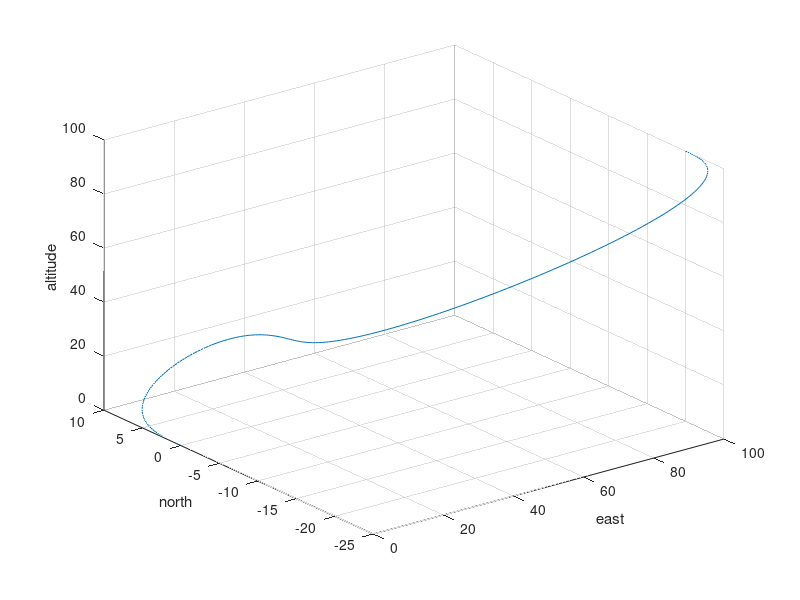
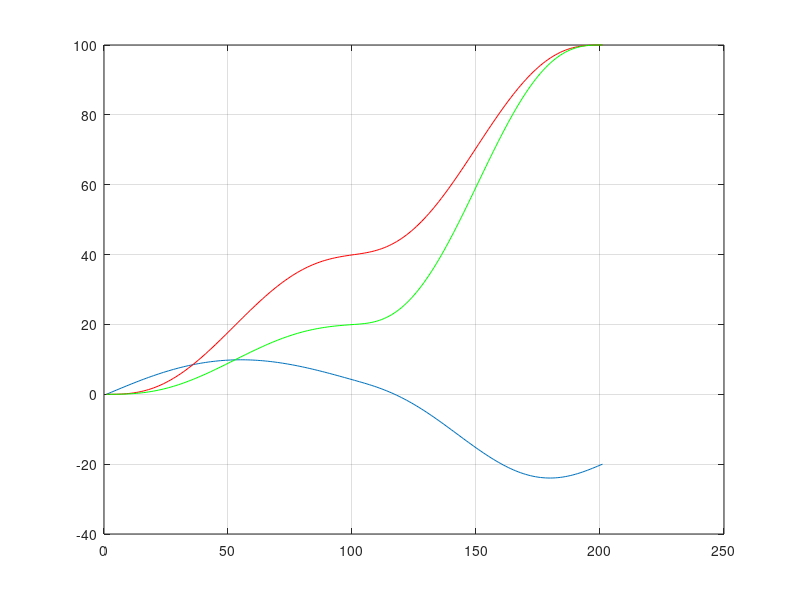
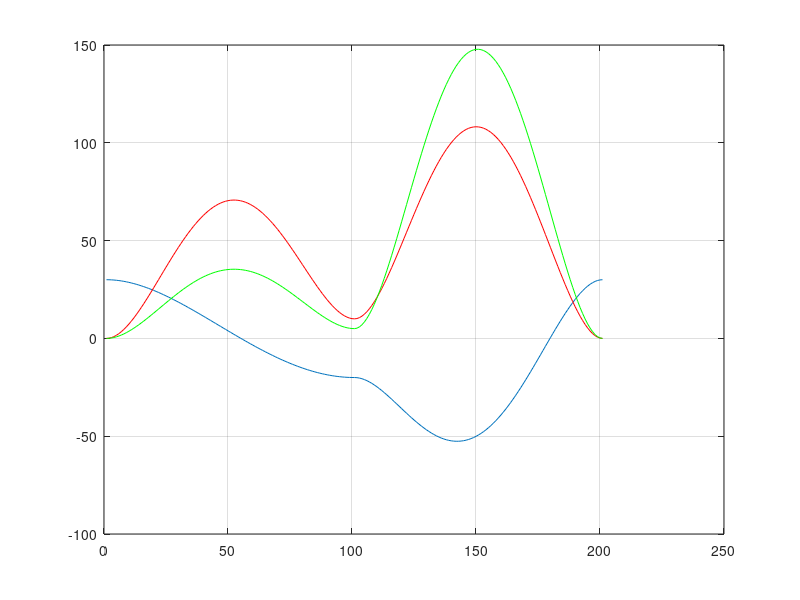
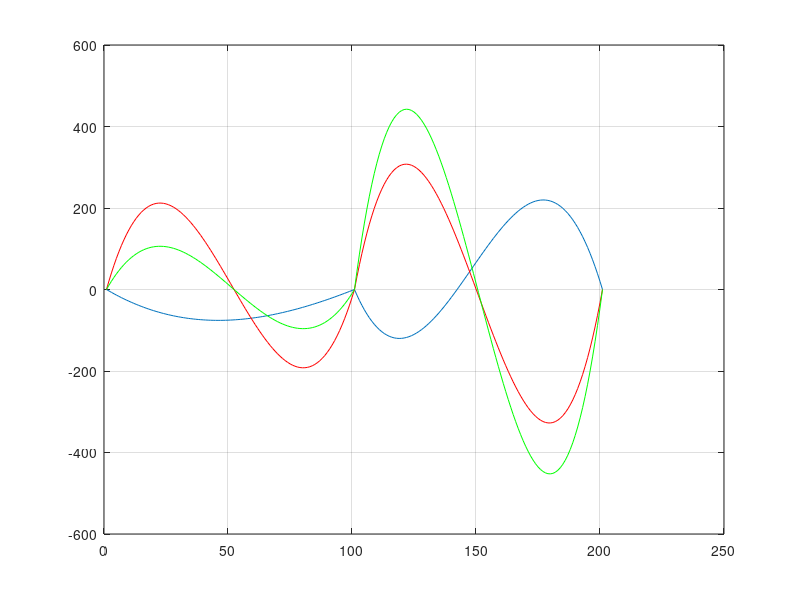

The MATLAB source for these figures, in order:
%%
A = [0 0 0 0 0 1;
    0 0 0 0 1 0;
    0 0 0 1 0 0;
    1 1 1 1 1 1;
    5 4 3 2 1 0;
    20 12 6 2 0 0];
B1 = [0 0 0;30 0 0;0 0 0;4 40 20;-20 10 5;0 0 0];
alp = A\B1;
tau = 0:0.01:1;k = 1;
for tau = 0:0.01:1
    x(k) = alp(1,1)*tau^5 + alp(2,1)*tau^4 + alp(3,1)*tau^3 ...
        + alp(4,1)*tau^2 + alp(5,1)*tau + alp(6,1);
    xd(k) = 5*alp(1,1)*tau^4 + 4*alp(2,1)*tau^3 + 3*alp(3,1)*tau^2 ...
        + 2*alp(4,1)*tau + alp(5,1);
    xdd(k) = 20*alp(1,1)*tau^3 + 12*alp(2,1)*tau^2 + 6*alp(3,1)*tau ...
        + 2*alp(4,1);
    y(k) = alp(1,2)*tau^5 + alp(2,2)*tau^4 + alp(3,2)*tau^3 ...
        + alp(4,2)*tau^2 + alp(5,2)*tau + alp(6,2);
    yd(k) = 5*alp(1,2)*tau^4 + 4*alp(2,2)*tau^3 + 3*alp(3,2)*tau^2 ...
        + 2*alp(4,2)*tau + alp(5,2);
    ydd(k) = 20*alp(1,2)*tau^3 + 12*alp(2,2)*tau^2 + 6*alp(3,2)*tau ...
        + 2*alp(4,2);
    z(k) = alp(1,3)*tau^5 + alp(2,3)*tau^4 + alp(3,3)*tau^3 ...
        + alp(4,3)*tau^2 + alp(5,3)*tau + alp(6,3);
    zd(k) = 5*alp(1,3)*tau^4 + 4*alp(2,3)*tau^3 + 3*alp(3,3)*tau^2 ...
        + 2*alp(4,3)*tau + alp(5,3);
    zdd(k) = 20*alp(1,3)*tau^3 + 12*alp(2,3)*tau^2 + 6*alp(3,3)*tau ...
        + 2*alp(4,3);
    k = k+1;
end
k = k-1;
B2 = [4 40 20;-20 10 5;0 0 0;-20 100 100;30 0 0;0 0 0];
alp = A\B2;
for tau = 0:0.01:1
    x(k) = alp(1,1)*tau^5 + alp(2,1)*tau^4 + alp(3,1)*tau^3 ...
        + alp(4,1)*tau^2 + alp(5,1)*tau + alp(6,1);
    xd(k) = 5*alp(1,1)*tau^4 + 4*alp(2,1)*tau^3 + 3*alp(3,1)*tau^2 ...
        + 2*alp(4,1)*tau + alp(5,1);
    xdd(k) = 20*alp(1,1)*tau^3 + 12*alp(2,1)*tau^2 + 6*alp(3,1)*tau ...
        + 2*alp(4,1);
    y(k) = alp(1,2)*tau^5 + alp(2,2)*tau^4 + alp(3,2)*tau^3 ...
        + alp(4,2)*tau^2 + alp(5,2)*tau + alp(6,2);
    yd(k) = 5*alp(1,2)*tau^4 + 4*alp(2,2)*tau^3 + 3*alp(3,2)*tau^2 ...
        + 2*alp(4,2)*tau + alp(5,2);
    ydd(k) = 20*alp(1,2)*tau^3 + 12*alp(2,2)*tau^2 + 6*alp(3,2)*tau ...
        + 2*alp(4,2);
    z(k) = alp(1,3)*tau^5 + alp(2,3)*tau^4 + alp(3,3)*tau^3 ...
        + alp(4,3)*tau^2 + alp(5,3)*tau + alp(6,3);
    zd(k) = 5*alp(1,3)*tau^4 + 4*alp(2,3)*tau^3 + 3*alp(3,3)*tau^2 ...
        + 2*alp(4,3)*tau + alp(5,3);
    zdd(k) = 20*alp(1,3)*tau^3 + 12*alp(2,3)*tau^2 + 6*alp(3,3)*tau ...
        + 2*alp(4,3);
    k = k+1;
end
figure(1);
plot3(y,x,z); grid; xlabel('east');ylabel('north');zlabel('altitude');
figure(2);
plot(x);hold on;
plot(y,'r');
plot(z,'g'); hold off;
grid; 
figure(3);
plot(xd);hold on;
plot(yd,'r');
plot(zd,'g'); hold off;
grid; 
figure(4);
plot(xdd);hold on;
plot(ydd,'r');
plot(zdd,'g'); hold off;
grid; 
% figure(3);
% psi = atan2(yd,xd);
% plot(psi);